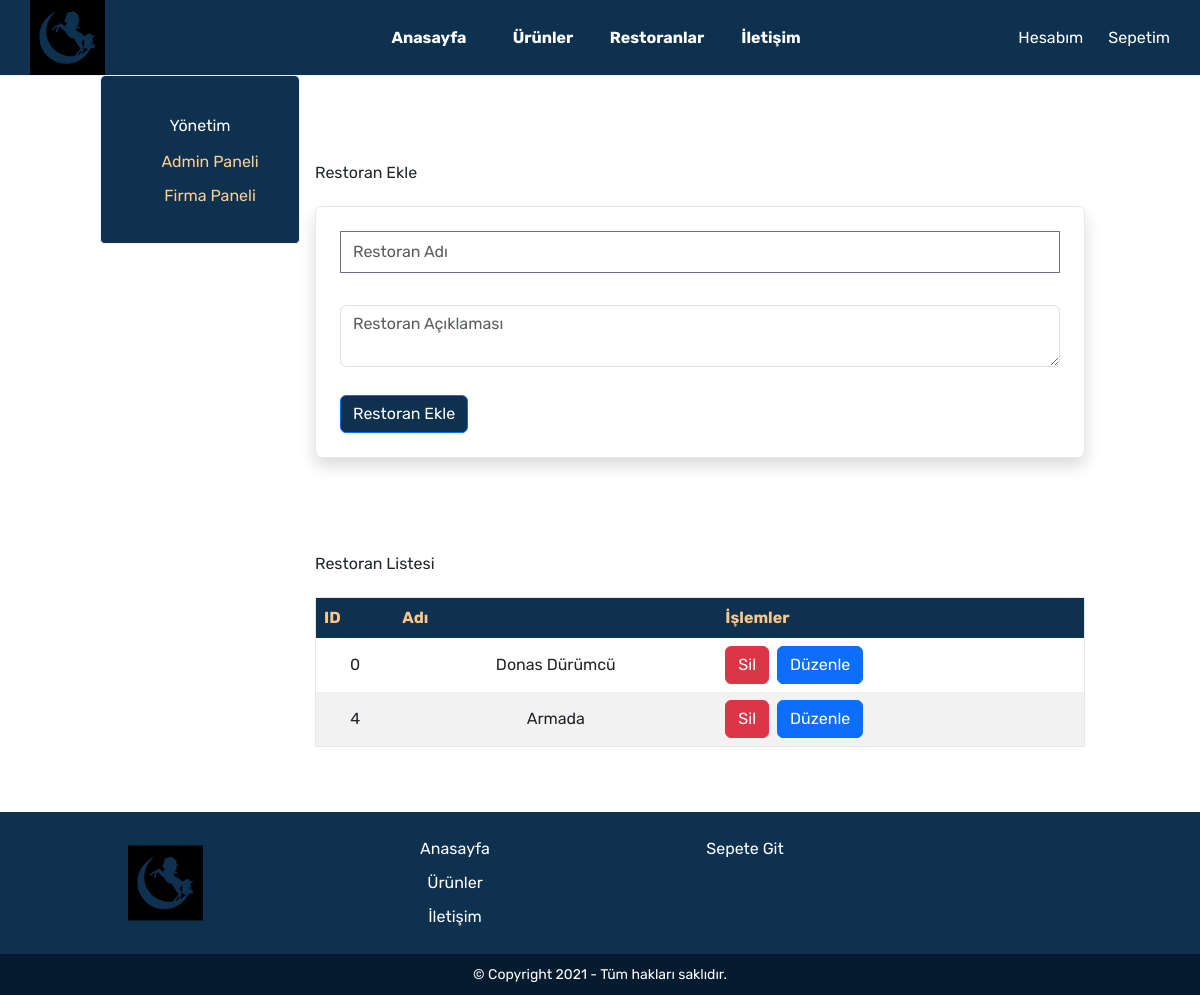
/firma_paneli.php (signed in), run on the app's committed database.
### tables this page shows
CREATE TABLE `restaurants` (
  `id` int(11) NOT NULL,
  `company_id` int(11) NOT NULL,
  `name` varchar(1000) NOT NULL,
  `description` varchar(1000) NOT NULL,
  `image_path` varchar(1000) NOT NULL,
  `created_at` varchar(1000) NOT NULL
);

### src/sql_scripts.php (called while the page is built, shortened)
<?php
function getrestaurantslist()
{
    $conn = dbConnect();
    $sql = "SELECT * FROM restaurants";
    $result = $conn->query($sql);
    return $result;
}

### src/firma_paneli.php (the view, shortened to what this page needs)
<?php
include_once 'sql_scripts.php';
?>
<!DOCTYPE html>
<html lang="tr">
<head>
    <link rel="stylesheet" href="css/global.css">
    <link rel="stylesheet" href="css/main.css">
    <link href="https://cdn.jsdelivr.net/npm/bootstrap@5.3.3/dist/css/bootstrap.min.css" rel="stylesheet">
    <link href="https://cdn.jsdelivr.net/npm/flowbite@2.5.1/dist/flowbite.min.css" rel="stylesheet" />
</head>
<body>
    <div id="main">
        <?php include 'navbar.php'; ?>
        <div class="container">
            <?php include 'admin_sidebar.php'; ?>
            <div class="content" style="padding: 15px;">
                <br><br><br>
                <h1>Restoran Ekle</h1>
                <br>
                <div>
                    <form action="islemler.php" method="POST">
                        <div>
                            <div class="card-body o-hidden border-1 shadow mb-4" style="border-radius: 7px;">
                                <div class="form-group m-4 mb-2">
                                    <input type="text" class="form-control" id="restaurant_name" name="restaurant_name" placeholder="Restoran Adı" >
                                </div>
                                <br>
                                <div class="form-group m-4 mt-0">
                                    <textarea class="form-control" id="description" name="description"placeholder="Restoran Açıklaması"></textarea>
                                </div>
                                <button class="btn btn-primary m-4 mt-1" style="background-color: #0E3150;" type="submit" name="add_restaurant">Restoran Ekle</button>
                            </div>
                        </div>
                    </form>
                </div>
                <br><br><br>
                <h1>Restoran Listesi</h1>
                <br>
                <div class="table-responsive">
                    <table id="search-table">
                        <thead>
                            <tr>
                                <th>
                                    <span class="flex items-center">
                                        ID
                                    </span>
                                </th>
                                <th>
                                    <span class="flex items-center">
                                        Adı
                                    </span>
                                </th>
                                <th>
                                    <span class="flex items-center">
                                        İşlemler
                                    </span>
                                </th>
                            </tr>
                        </thead>
                        <tbody>
<?php
foreach (getrestaurantslist() as $row)
{
    echo '<tr>';
    echo '<td>' . $row['id'] . '</td>';
    echo '<td>' . $row['name'] . '</td>';
    echo '<td>';
    echo '<div class="d-flex">';
    echo '<a href="islemler.php?delete_restaurant=' . $row['id'] . '" class="btn btn-danger mr-2">Sil</a>';
    echo '<a href="restoran_paneli.php?edit_restaurant=' . $row['id'] . '" class="btn btn-primary">Düzenle</a>';
    echo '</div>';
    echo '</td>';
    echo '</tr>';
}
?>
                        </tbody>
                    </table>
                </div>
            </div>
        </div>
        <?php include 'footer.php'; ?>
    </div>
</body>
</html>

### src/css/global.css (style rules this page uses)
* { padding: 0; margin: 0; font-family: 'Rubik', sans-serif; }
a { text-decoration: none; }
#main { min-height: 100vh; display: flex; flex-direction: column; }

### src/css/main.css (style rules this page uses)
.container { display: flex; flex-direction: row; width: 100%; margin: 0 auto 0 auto; }
.container .content { width: 80%; height: fit-content; }

### src/firma_paneli.php (style rules this page uses)
table { width: 100%; border-collapse: collapse; }
table, th, td { border: 1px solid black; }
th { background-color: #0E3150; color: #FCC78A; padding: 8px; }
td { padding: 8px; text-align: center; }
tr:nth-child(even) { background-color: #f2f2f2; }

### data on the page
restaurants: id "0", name "Donas Dürümcü"
restaurants: id "4", name "Armada"
